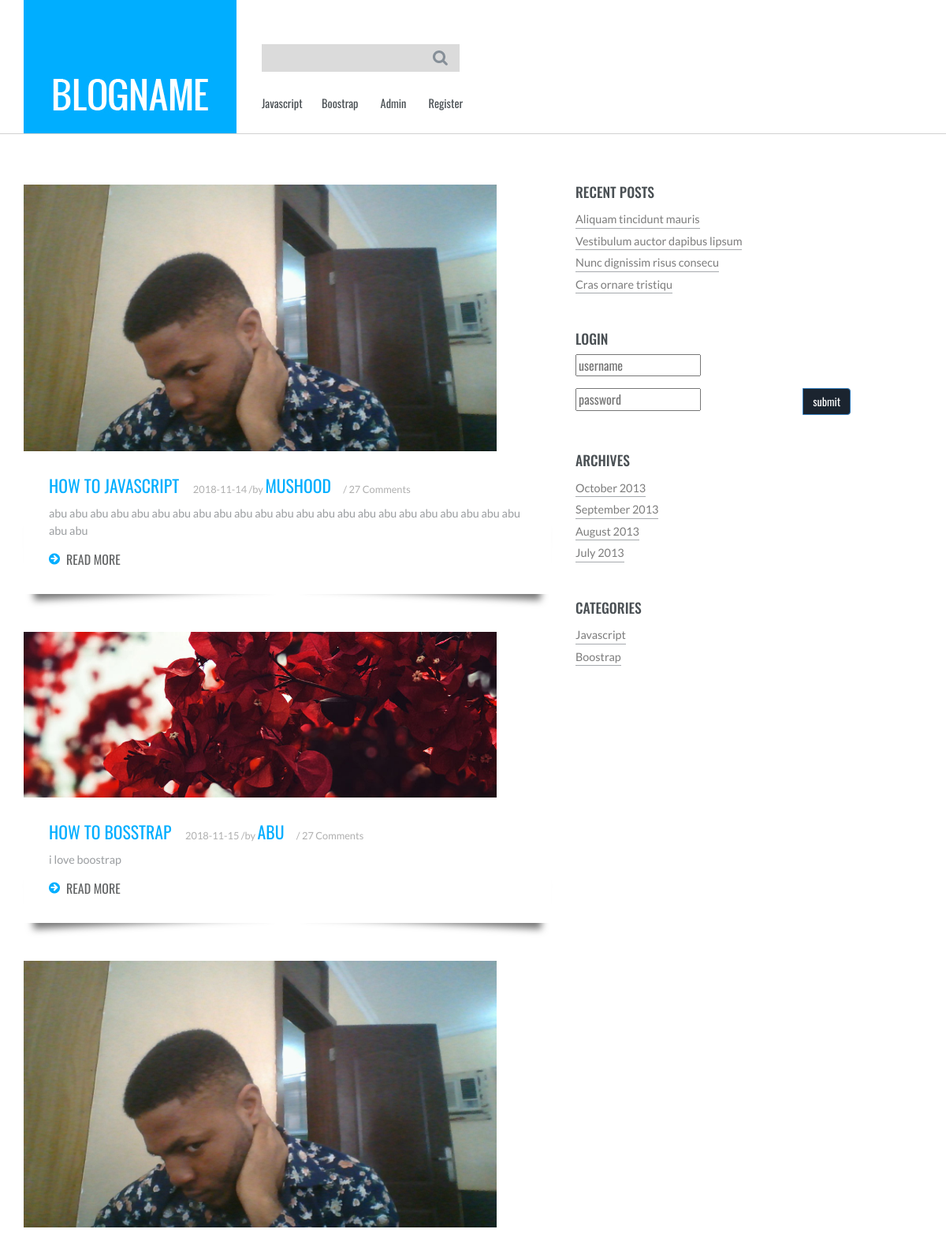
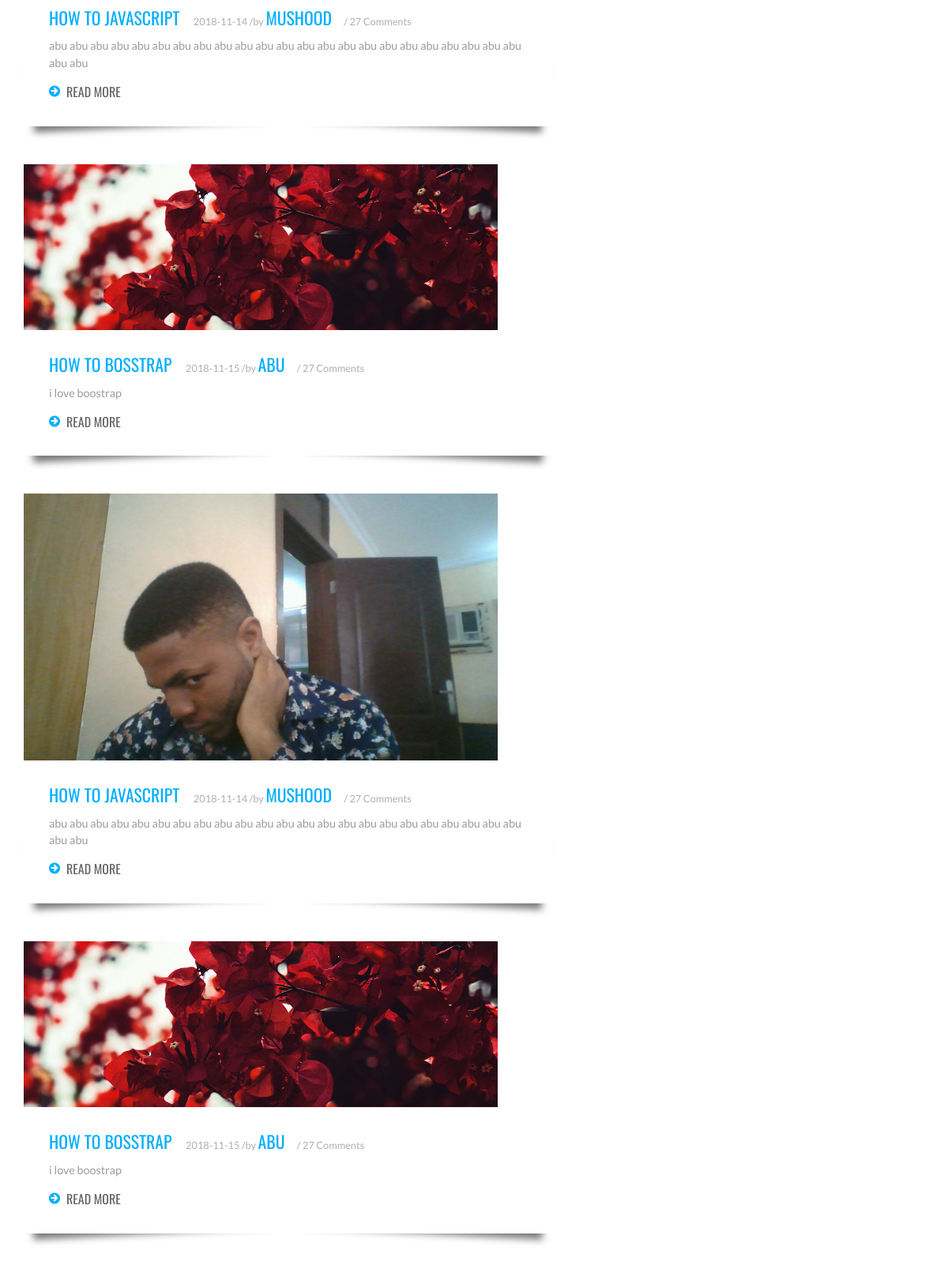
/index_old.php (upper part), run on the app's committed database (2 pictures, top to bottom).
### tables this page shows
CREATE TABLE `categories` (
  `cat_id` int(3) NOT NULL,
  `cat_title` varchar(255) NOT NULL
);

CREATE TABLE `posts` (
  `post_id` int(3) NOT NULL,
  `post_category_id` int(3) NOT NULL,
  `post_title` varchar(255) NOT NULL,
  `post_author` varchar(255) NOT NULL,
  `post_date` date NOT NULL,
  `post_image` text NOT NULL,
  `post_content` text NOT NULL,
  `post_tags` varchar(255) NOT NULL,
  `post_comment_count` int(11) NOT NULL,
  `post_status` varchar(255) NOT NULL DEFAULT 'draft',
  `post_views_count` int(11) NOT NULL DEFAULT '0'
);

### index_old.php (the view, shortened to what this page needs)
<?php
include "includes/db.php";
?>
<?php
 include "includes/header.php";
?>
<?php
	include "includes/navigation.php";
?>
<div class="content">
	 <div class="container">
		 <div class="content-grids">
			 <div class="col-md-8 content-main">
				 <div class="content-grid">
					<?php
				 $query = "SELECT * FROM posts WHERE post_status = 'published'";
				 $select_post_query = mysqli_query($conn, $query);
				 $num_rows = mysqli_num_rows($select_post_query);
				 if($num_rows == 0){
					 echo "<h1 class=text-center> NO POST HERE</h1>";
				 } else {
				 while ($row = mysqli_fetch_array($select_post_query)) {
					$post_id = $row['post_id'];
					$post_title = $row['post_title'];
					$post_author = $row['post_author'];
					$post_date = $row['post_date'];
					$post_image = $row['post_image'];
					$post_content = substr($row['post_content'],0,100) ;
				 ?>
					 <div class="content-grid-info">
						 <a href="post.php?id=<?php echo $post_id; ?>"><img src="images/<?php echo $post_image; ?>" width="600" alt=""/></a>
						 <div class="post-info">
						 <h4><a href="post.php?id=<?php echo $post_id; ?>"><?php echo $post_title; ?></a>  <?php echo $post_date; ?> /by <a href="author.php?author=<?php echo $post_author; ?>"><?php echo $post_author; ?></a>/ 27 Comments</h4>
						 <p><?php echo $post_content; ?></p>
						 <a href="post.php?id=<?php echo $post_id; ?>"><span></span>READ MORE</a>
						 </div>
					 </div>
					 <?php
				 } }
					 ?>
				 </div>
			  </div>
			 <?php
				include "includes/sidebar.php";
			 ?>

### Includes/navigation.php (shortened to what this page needs)
<div class="header">
	 <div class="container">
		  <div class="logo">
			  <a href="index.php"><img src="images/logo.jpg" title="" /></a>
		  </div>
			 <div class="top-menu">
				 <div class="search">
					 <form action="search.php" method="post">
					 <input name = "search" type="text" placeholder="" required="">
					 <input name ="submit" type="submit" value=""/>
					 </form>
				 </div>
				   <ul>
                       <?php
                       $query = "SELECT * FROM  categories";
                       $select_all_categories = mysqli_query($conn, $query);
                       while ($row = mysqli_fetch_array($select_all_categories)) {
                        $cat_title = $row['cat_title'];
                        echo "<li><a>{$cat_title}</a></li>";
                       }
                       ?>
						<li><a href="admin">Admin</a></li>
						<li><a href="registration.php">Register</a></li>
				 </ul>
			 </div>
			 <div class="clearfix"></div>
	 </div>
</div>

### Includes/sidebar.php (shortened to what this page needs)
<div class="col-md-4 content-right">
				 <div class="recent">
					 <h3>RECENT POSTS</h3>
					 <ul>
					 <li><a href="#">Aliquam tincidunt mauris</a></li>
					 <li><a href="#">Vestibulum auctor dapibus  lipsum</a></li>
					 <li><a href="#">Nunc dignissim risus consecu</a></li>
					 <li><a href="#">Cras ornare tristiqu</a></li>
					 </ul>
				 </div>
				 <div class="comments">
					 <h3>LOGIN</h3>
					<form action="includes/login.php" method="post">
					<div class="form-group">
					<input type="text" name="username" id="" placeholder = "username" class="form-contro">
					</div>
					<div class="input-group">
					<input type="password" name="password" id="" placeholder = "password" class="form-contro"><span class="input-group-btn">
					<button class="btn btn-primary" name="login" type="submit">submit</button>
					</span>
					</div>
					</form>
				 </div>
				 <div class="archives">
					 <h3>ARCHIVES</h3>
					 <ul>
					 <li><a href="#">October 2013</a></li>
					 <li><a href="#">September 2013</a></li>
					 <li><a href="#">August 2013</a></li>
					 <li><a href="#">July 2013</a></li>
					 </ul>
				 </div>
				 <div class="categories">
					 <h3>CATEGORIES</h3>
					 <ul>
                     <?php
                         $query = "SELECT * FROM  categories";
                         $select_all_categories_sidebar = mysqli_query($conn, $query);
                         while ($row = mysqli_fetch_array($select_all_categories_sidebar)) {
						  $cat_title = $row['cat_title'];
						  $cat_id = $row['cat_id'];
                          echo "<li><a href='category.php?cat_id=$cat_id'>{$cat_title}</a></li>";
                         }
                     ?>
					 </ul>
				 </div>
			  </div>
		  </div>
	  </div>
</div>

### css/style.css (style rules this page uses)
html, body { font-size: 100%; background-size:cover; font-family: 'Oswald', sans-serif; }
body a { transition: 0.5s all ease; -webkit-transition: 0.5s all ease; -moz-transition: 0.5s all ease; -o-transition: 0.5s all ease; -ms-transition: 0.5s all ease; }
h1,h2,h3,h4,h5,h6 { margin:0; }
p { margin:0; }
ul,label { margin:0; padding:0; }
.logo { float:left; margin-right:2em; }
.top-menu { float:left; width:40%; margin-top:3.5em; }
.search { width: 55%; position:relative; }
.search form { border: 1px solid #dbdbdb; background:#dbdbdb; }
.search form input[type="text"] { padding: 5px 6px; font-weight: 400; font-size: 1em; color: #fff; border: none; outline: none; font-family: 'Oswald', sans-serif; width: 87%; background:#dbdbdb; }
.search form input[type="submit"] { background: url('../images/search.png')no-repeat 0px 0px; width: 20px; height: 20px; border: none; cursor: pointer; outline: none; position: absolute; top:23%; }
.top-menu ul { margin-top:1em; }
.top-menu ul li { display: inline-block; }
.top-menu ul li a { margin:1em 1.7em 1em 0em; display: block; color: #4a5054; font-weight: 400; font-size: 0.9em; text-decoration: none; transition: 0.5s all; -webkit-transition: 0.5s all; -moz-transition: 0.5s all; -o-transition: 0.5s all; }
.content,.about-content,.contact-content,.single { border-top:1px solid #d2d2d2; border-bottom:1px solid #d2d2d2; }
.content-main { padding-left:0; width:60%; }
.content-grids { margin-top: 4em; }
.post-info { background:#fff; padding:2em; }
.post-info h4 { color:#afafaf; font-family: 'Lato', sans-serif; font-size:0.8em; margin-bottom:1em; }
.post-info h4 a { font-size:1.7em; color:#00aeff; margin-right:0.7em; display:inline-block; text-decoration:none; font-family: 'Oswald', sans-serif; font-weight:400; text-transform:uppercase; }
.post-info p { font-family: 'Lato', sans-serif; color:#9a9da0; font-size:0.9em; line-height:1.5em; margin-bottom:1em; }
.post-info a span { background: url(../images/more.png) no-repeat 0px 3px; height: 18px; width: 15px; display: inline-block; margin-right: 7px; }
.post-info a { color: #626465; font-weight: 400; font-size: 1em; display: inline-block; text-decoration: none; }
.content-grid-info { position: relative; margin-bottom: 3em; }
.post-info:before, .post-info:after { z-index: -1; position: absolute; content: ""; bottom: 15px; left: 10px; width: 50%; top: 80%; max-width:300px; background: #777; -webkit-box-shadow: 0 15px 10px #777; -moz-box-shadow: 0 15px 10px #777; box-shadow: 0 15px 10px #777; -webkit-transform: rotate(-3deg); -moz-transform: rotate(-3deg); -o-transform: rotate(-3deg); -ms-transform: rotate(-3deg); transform: rotate(-3deg); }
.post-info:after { -webkit-transform: rotate(3deg); -moz-transform: rotate(3deg); -o-transform: rotate(3deg); -ms-transform: rotate(3deg); transform: rotate(3deg); right: 10px; left: auto; }
.content-right { padding-left: 1em; }
.recent,.comments,.archives { margin-bottom:3em; }
.recent h3,.comments h3,.archives h3,.categories h3 { color:#4a5054; font-size:1.1em; margin-bottom:0.5em; }
.recent ul li,.comments ul li,.archives ul li,.categories ul li { display:block; }
.recent li a,.comments ul li a,.archives ul li a,.categories ul li a { color:#7C7C7C; border-bottom:1px solid #a6aaae; font-family: 'Lato', sans-serif; font-size: 0.9em; text-decoration: none; padding: 6px 0 0 0; display:inline-block; font-weight: 400; }

### data on the page
categories: cat_title "Javascript"
categories: cat_title "Boostrap"
posts: post_image (picture), post_title "HOW TO JAVASCRIPT", post_date "2018-11-14", post_author "MUSHOOD", post_content "abu abu abu abu abu abu abu abu abu abu abu abu abu abu abu abu abu abu abu abu abu abu abu abu abu"
posts: post_image (picture), post_title "HOW TO BOSSTRAP", post_date "2018-11-15", post_author "ABU", post_content "i love boostrap"
posts: post_image (picture), post_title "HOW TO JAVASCRIPT", post_date "2018-11-14", post_author "MUSHOOD", post_content "abu abu abu abu abu abu abu abu abu abu abu abu abu abu abu abu abu abu abu abu abu abu abu abu abu"
posts: post_image (picture), post_title "HOW TO BOSSTRAP", post_date "2018-11-15", post_author "ABU", post_content "i love boostrap"
posts: post_image (picture), post_title "HOW TO JAVASCRIPT", post_date "2018-11-14", post_author "MUSHOOD", post_content "abu abu abu abu abu abu abu abu abu abu abu abu abu abu abu abu abu abu abu abu abu abu abu abu abu"
posts: post_image (picture), post_title "HOW TO BOSSTRAP", post_date "2018-11-15", post_author "ABU", post_content "i love boostrap"
